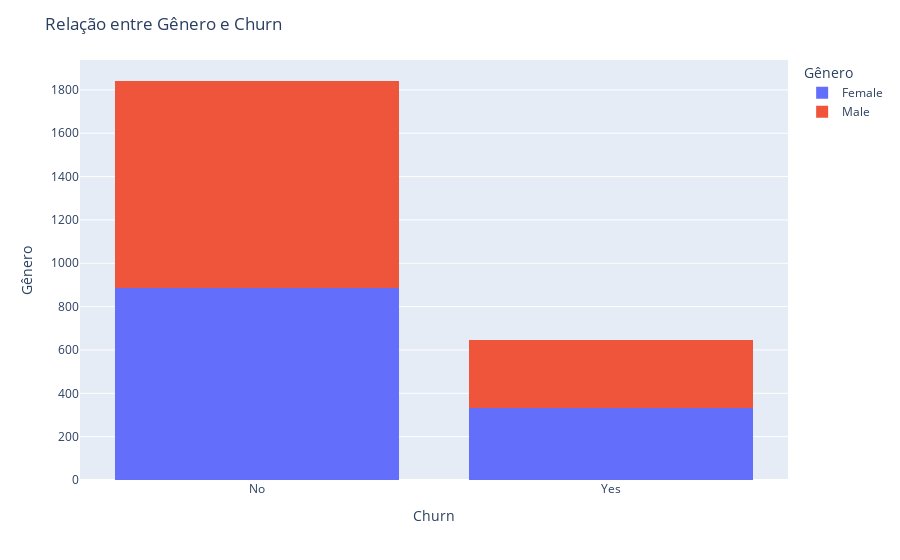

The code cell stored with this chart in its notebook:
### Markdown cell above
### 4.1 Relação entre Gênero e Classe (Churn)
- A partir dessa análise, é bastante notável que o gênero não tem influência direta se o cliente é ou não Churn, pois é praticamente dividido igualmente a quantidade de clientes Churn que são mulheres e homens.

### Code cell
# Criação de gráfico do tipo histograma com barras empilhadas
fig_Genero = px.histogram(df_churn, x='Churn', color='Genero', barmode='stack')

# Configurações de layout
fig_Genero.update_layout(
    title='Relação entre Gênero e Churn',
    xaxis_title='Churn',
    yaxis_title='Gênero',
    legend_title='Gênero'
)

# Exibindo gráfico
fig_Genero.show()

### Figure 1 — Plotly figure (JSON) as saved in the notebook; plotly's stock layout.template omitted (floating-point values rounded to 4 significant figures; data arrays with more than 128 entries replaced by an {"elided": "..."} marker saying what was removed)
{"data": [{"alignmentgroup": "True", "bingroup": "x", "hovertemplate": "Genero=Female<br>Churn=%{x}<br>count=%{y}<extra></extra>", "legendgroup": "Female", "marker": {"color": "#636efa", "pattern": {"shape": ""}}, "name": "Female", "offsetgroup": "Female", "orientation": "v", "showlegend": true, "type": "histogram", "x": {"elided": "1219 str values"}, "xaxis": "x", "yaxis": "y"}, {"alignmentgroup": "True", "bingroup": "x", "hovertemplate": "Genero=Male<br>Churn=%{x}<br>count=%{y}<extra></extra>", "legendgroup": "Male", "marker": {"color": "#EF553B", "pattern": {"shape": ""}}, "name": "Male", "offsetgroup": "Male", "orientation": "v", "showlegend": true, "type": "histogram", "x": {"elided": "1269 str values"}, "xaxis": "x", "yaxis": "y"}], "layout": {"barmode": "stack", "legend": {"title": {"text": "Gênero"}, "tracegroupgap": 0}, "margin": {"t": 60}, "title": {"text": "Relação entre Gênero e Churn"}, "xaxis": {"anchor": "y", "domain": [0, 1], "title": {"text": "Churn"}}, "yaxis": {"anchor": "x", "domain": [0, 1], "title": {"text": "Gênero"}}}}
